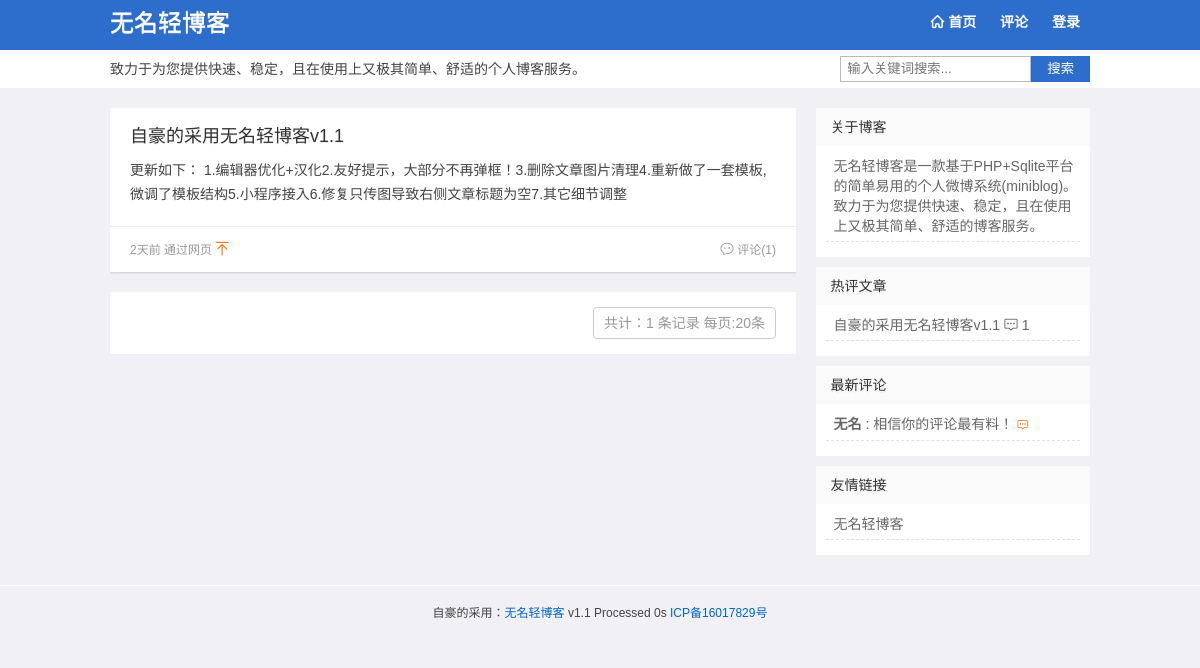
The page / on the database its author committed.
### tables this page shows
CREATE TABLE "Set" (id INT (1), webuser VARCHAR (10), webtitle VARCHAR (20), webdesc VARCHAR (255), plsh INT (1), rewrite INT (1), safecode INT (1), icp VARCHAR (20));

CREATE TABLE Log (id INTEGER PRIMARY KEY AUTOINCREMENT, title VARCHAR (100), sum VARCHAR (200), content TEXT, pic VARCHAR (200), pics VARCHAR (500), fm VARCHAR (20), atime DATETIME DEFAULT (datetime('now', 'localtime')), ist INT (1) DEFAULT (0), num INTEGER DEFAULT (0), pass VARCHAR (32));

CREATE TABLE Wid (id INTEGER PRIMARY KEY AUTOINCREMENT, title VARCHAR (20), html TEXT, ord INT DEFAULT (1));

CREATE TABLE Pl (id INTEGER PRIMARY KEY AUTOINCREMENT, cid INTEGER, pname VARCHAR (20), pcontent VARCHAR (300), rcontent VARCHAR (100), ptime DATETIME DEFAULT (datetime('now', 'localtime')), isn INT DEFAULT (0));

### index.php (called while the page is built, shortened)
<?php
$t1 = microtime(true);
require 'app/class/config.php';
$db = new DbHelpClass();
$p = isset($_GET['p']) ? intval($_GET['p']) : 1;
$act = isset($_GET['act']) ? $_GET['act'] : '';
$s = isset($_GET['s']) ? $_GET['s'] : '';
$file = self();
$per_page = 20;
$start = $per_page * ($p - 1);
$wid = $db->getdata("select * from `Wid` order by ord");
switch ($act) {
    default:
        if (empty($s)) {
            $count = $db->total('`Log`');
            $list = $db->getdata("select * from `Log` order by ist desc,atime desc limit $start,$per_page", array());
        }
        $tpl = 'index.php';
}
include 'assets/'.$template .'/'. $tpl;

### app/class/config.php (called while the page is built, shortened)
<?php
$template = 'qblog';
$admin = isset($_SESSION['admin'])?$_SESSION['admin']:0;
$set = getset();
$webtitle= $set['webtitle'];
$webdesc= $set['webdesc'];
$rewrite = $set['rewrite'];
$icp = $set['icp'];
require_once ROOT_PATH.'assets/'.$template.'/theme.php';
function getset(){
  $db =new DbHelpClass();
  if(empty($_SESSION['set'])){
     $rs = $db->getdata("select * from `Set` where id=1");
     $set = $rs[0];
  }else{
     $set = $_SESSION['set'];
  }
  return $set;
}
function vurl($id){
   global $rewrite;
   $url =  $rewrite?'post-'.$id.'.html':self().'?act=pl&id='.$id;
   return $url;
}
function self(){
    $self = $_SERVER['PHP_SELF'];
    $php_self=substr($self,strrpos($self,'/')+1);
    return $php_self;
}
class DbHelpClass
    {
        private $conn;
        function __construct()
        {
            $path=ROOT_PATH."app/db/log.db";
			try{
			   $this->conn = new PDO('sqlite:'.$path);
			 }
			catch(Exception $errinfo){
				die ("PDO Connection faild.(可能空间不支持pdo_sqlite，详细错误信息：)".$errinfo);
			}
        }
        function getdata($sql,$params=array())
        {
            $bind=$this->conn->prepare($sql);
            $arrKeys=array_keys($params);
            $bind->execute();
            $result=$bind->fetchAll(PDO::FETCH_ASSOC);
            return $result;
        }
        function total($tab_name,$tj='')
           {
             $bind = $this->conn->prepare('SELECT count(id) as c FROM '.$tab_name.' '.$tj);
             $bind->execute();
             $result = $bind->fetchAll();
             return $result[0]['c'];
           }
    }

### assets/qblog/index.php (the view, shortened to what this page needs)
<?php include "head.php";?>
  <div id="content" style="position: relative;">
    <div id="main">
   <?php foreach($list as $v){ ?>
      <div id="log-<?php echo $v['id']; ?>" class="post_list">
	  <?php if($v['title']<>""){?><h2><a href="<?php echo vurl($v['id']); ?>"><?php echo $v['title'];?></a></h2><?php } ?>
      <div class="excerpt">
	  <div class="textPost"><a href="<?php echo vurl($v['id']); ?>"><?php echo $v['sum']; ?></a></div>
	  </div>
	  <div class="meta">
	  <p class="time"><?php echo timeago($v['atime']);?> 通过<?php echo $v['fm']; ?> <?php if($v['ist']==1){ ?><i style="color:#F60;padding-top:2px" class="iconfont">&#xe618;</i><?php } ?></p>
      <p class="navPost"><a href="<?php echo vurl($v['id']);?>"><i class="iconfont">&#xe61e;</i> 评论(<?php echo  $v['num']; ?>)</a>
</p></div></div>
<?php } ?>
	<div class="pagination">
		<span class="info"> 共计：<?php echo $count; ?> 条记录 每页:<?php echo $per_page; ?>条</span><?php echo $pagelist; ?>
	</div>
    </div>
	<?php include ("right.php");?>
  </div>
  </div>
<?php include "foot.php";?>
</body>
</html>

### assets/qblog/head.php (shortened to what this page needs)
<?php if(!defined('wmblog'))exit;?><!DOCTYPE HTML>
<html>
<head>
<link href="assets/<?php echo $template;?>/style.css" rel="stylesheet" type="text/css" />
</head>
<body>
<div id="wrap">
<div id="header">
  <div class="box-m">
    <div class="logo">
      <h2 id="title"><a href="./"><?php echo $webtitle;?></a></h2>
    </div>
    <div id="navigation">
      <ul id="nav">
	    <?php if($rewrite ==1){?>
        <li><a href="index.html"><i class="iconfont">&#xe642;</i> 首页</a></li>
        <li><a href="comment.html">评论</a></li>
		<?php }else{?>
        <li><a href="<?php echo $file;?>"><i class="iconfont">&#xe642;</i> 首页</a></li>
        <li><a href="<?php echo $file;?>?act=plist">评论</a></li>
		<?php }
		 if ($admin ==1) {?>
        <li><a href="<?php echo $file;?>?act=add" title="发布微博">发布</a></li>
		<li><a href="<?php echo $file;?>?act=set" title="设置微博">设置</a></li>
		<li><a href="<?php echo $file;?>?act=wid" title="设置边栏">边栏</a></li>
		<li><a href="<?php echo $file;?>?act=logout" title="退出">退出</a></li>
       <?php }else{ ?>
        <li><a href="<?php echo $file;?>?act=login" title="登陆到微博">登录</a></li>
	   <?php } ?>
      </ul>
    </div>
      </div>
	  <div class="other box-m">
	   <div class="desc"><?php echo $webdesc;?></div>
	   <form method="get" class="search-form" action="<?php echo $file;?>"> <input class="search-text" name="s" autocomplete="off" placeholder="输入关键词搜索..." required="required" type="text" value="<?php echo $s;?>"> <button class="search-submit" alt="搜索" type="submit">搜索</button></form>
	   </div>
</div>

### assets/qblog/right.php
<?php if(!defined('wmblog'))exit; ?><div id="sidebar">
     <div class="sidebar">
	  <?php foreach($wid as $v){?>
      <div class="widget">
        <h3><?php echo $v['title'];?></h3>
		<?php if($v['html']	==='topic'){?>
           <ul class="topic"><?php echo topic(10);?> </ul>
	    <?php }elseif ($v['html']	==='comment'){?>
           <ul class="comment"><?php echo comment(10);?></ul>
		<?php }else{?>
		  <ul><?php echo $v['html'];?></ul>
		<?php } ?>
      </div>
	 <?php } ?>
	 </div>
</div>

### assets/qblog/theme.php (shortened to what this page needs)
<?php
function topic($n){
	global $db;
	$str = '';
    $rs =  $db->getdata("select id,title,sum,num from `Log` order by num desc limit 0,$n");
	foreach($rs as $v){
		if(empty($v['title'])){
		  $title = mb_substr(strip_tags($v['sum']),0,14,'utf-8');
		  if(empty($title)) {$title = '#图片分享';}
		}else{
		   $title = $v['title'];
		}
	  $str .= '<li><a href="'. vurl($v['id']) .'">'.$title.'</a> <i class="iconfont">&#xe654;</i> '.$v['num'].'</li>';
	}
   return $str;
}
function comment($n){
  	global $db,$template;
	$str = '';
    $rs =  $db->getdata("select id,cid,pname,pcontent,rcontent,isn from `Pl` order by id desc limit 0,$n");
	foreach($rs as $v){
		if($v['isn'] == 1){
		  $pcontent = '评论审核中';
		}else{
		  $pcontent = mb_substr($v['pcontent'],0,12,'utf-8');
		}
	  $str .= '<li><a href="'. vurl($v['cid']) .'#Com-'.$v['id'].'"><strong>'.$v['pname'].'</strong> : '.$pcontent.'</a>';
	  if(!empty($v['rcontent'])) {$str .= ' <i class="iconfont" style="color:#F60;font-size:11px">&#xe654;</i>';}
       $str .='</li>';
	}
   return $str;
}
 function timeago($ptime) {
        $ptime = strtotime($ptime);
        $etime = time() - $ptime;
        $interval = array (
            12 * 30 * 24 * 60 * 60  =>  '年前 ('.date('Y-m-d', $ptime).')',
            30 * 24 * 60 * 60       =>  '个月前 ('.date('m-d', $ptime).')',
            7 * 24 * 60 * 60        =>  '周前 ('.date('m-d', $ptime).')',
            24 * 60 * 60            =>  '天前',
            60 * 60                 =>  '小时前',
            60                      =>  '分钟前',
            1                       =>  '秒前'
        );
        foreach ($interval as $secs => $str) {
            $d = $etime / $secs;
            if ($d >= 1) {
                $r = round($d);
                return $r . $str;
            }
        }
}
?>

### assets/qblog/foot.php (shortened to what this page needs)
<?php if(!defined('wmblog'))exit; ?><div id="footer">自豪的采用：<a href="http://www.4jax.net">无名轻博客</a> <?php echo VER;?>  Processed <?php $t2 = microtime(true); echo round($t2-$t1,3); ?>s <a href="http://www.miitbeian.gov.cn/" rel="nofollow" target="_blank"><?php echo $icp;?></a></div>

### assets/qblog/style.css (style rules this page uses)
body,h1,h2,h3,p,blockquote,dl,dt,dd,ul,ol,li,button,input,textarea { margin: 0; padding: 0 }
body { font: 14px/24px Microsoft YaHei,Tahoma,Arial; background: #f0f0f5; display: block; cursor: default; color: #444; -webkit-font-smoothing: antialiased }
.iconfont { font-family: "iconfont";font-size: 14px;font-style: normal; }
h1,h2,h3 { font-weight: 500;text-shadow: 0 1px 0 #EEE }
a { color: #444;text-decoration: none }
ol,ul,li { list-style: none }
input,textarea,button { outline: 0 }
input[type^="email"],input[type^="text"],input[type^="password"],textarea { border: 1px solid #bbb; }
input { vertical-align: middle }
*,::after,::before { box-sizing: border-box; }
.box-m { width: 980px;margin:0 auto;position:relative; }
#header { background: #2d6dcc;background-color: rgb(45, 109, 204);width: 100%;margin-bottom: 20px;position: relative;z-index: 100;border-bottom: 38px solid #FFF;height: 88px; }
#content { width: 980px;margin: 0 auto;overflow: hidden;padding-bottom: 20px; }
#main { width: 70%;float: left;overflow: hidden }
#sidebar { width: 28%;float: right;overflow: hidden }
#footer { text-align: center;font-size: 12px;padding: 15px 0;border-top: 1px solid #FFF; }
#header .logo { float: left;margin-top:10px;line-height: 26px;font-size: 14px;position: absolute }
#header .logo a { color: #fff;font-size:24px }
#navigation { position:absolute;right:0;top:10px; }
#nav { display:block; }
#nav li { list-style: none;padding: 0;margin: 0;display: inline }
#nav li { padding: 6px 10px; }
#nav li a { display: inline-block;color: #fff;text-decoration: none;font-size: 14px;font-weight: bold; }
.desc,.search-form { display: block;position: absolute;top: 50px;height: 38px;line-height: 38px; }
.desc { left:0; }
.search-form { right:0;padding:6px 0; }
.search-text { float: left;border-right: 0;padding: 0 6px;height: 26px;line-height: 26px;border-radius: 0; }
.search-submit { cursor: pointer;float: left;line-height: 26px;height: 26px;background: #2d6dcc;color: #FFF;padding: 0 16px;text-align: center;border-radius: 0;border: 0; }
.post_list { margin-bottom: 20px;padding: 15px 20px 10px 20px;background-color: #FFF;box-shadow: 0 1px 2px #CCC;overflow: hidden }
.post_list h2 { overflow: hidden;text-overflow: ellipsis }
.post_list h2 a { color: #333;font-size: 18px;overflow: hidden;white-space: nowrap }
.info { color: #999; }
.excerpt { margin-top: 10px;line-height: 24px }
.meta { font-size: 12px;clear: both;overflow: hidden;white-space: nowrap;text-overflow: ellipsis;color: #999;border-top: 1px solid #EEE;margin: 20px -30px 0 -30px;padding: 10px 30px 0 30px }
.post_list .time,#article .time { font-size:12px;color:#999999;float:left }
.navPost { float:right; }
.navPost a { font-size:12px; }
.meta a { color: #999 }
.pagination { float: right;text-align:right;background-color: #fff;padding: 15px;width:100%; }
.pagination span,.pagination a { text-align: center;display: inline-block;text-decoration: none;border: 1px #CCC solid;padding:3px 10px;margin-left: -1px;box-sizing: border-box; }
.pagination .info { margin-right:5px;border-radius: 4px; }
.sidebar { box-shadow: 0 1px 2px #CCC;overflow: hidden; }
.widget { background-color: #FFF;margin-bottom: 10px;color: #666;overflow: hidden }
.widget a { color: #666 }
.widget h3 { padding: 0 15px;font-size: 14px;line-height: 38px;color: #333;font-size: 14px;text-shadow: 0 2px 0 #EEE;background: #fafafa; }
.widget ul { padding : 10px }
.widget li { line-height: 20px;padding: 0 0 5px 8px;margin-bottom: 5px;border-bottom: 1px dashed #e0e0e0 }
.comment { overflow: hidden; }
#footer a { color: #06C }

### rows shown on the page
set: webtitle "无名轻博客", webdesc "致力于为您提供快速、稳定，且在使用上又极其简单、舒适的个人博客服务。", icp "ICP备16017829号"
log: title "自豪的采用无名轻博客v1.1", sum "更新如下： 1.编辑器优化+汉化2.友好提示，大部分不再弹框！3.删除文章图片清理4.重新做了一套模板,微调了模板结构5.小程序接入6.修复只传图导致右侧文章标题为空7.其它细节调整", atime "2天前", fm "网页", ist 1 (drawn), num "1"
wid: title "关于博客", html "无名轻博客是一款基于PHP+Sqlite平台的简单易用的个人微博系统(miniblog)。致力于为您提供快速、稳定，且在使用上又极其简单、舒适的博客服务。"
wid: title "热评文章"
wid: title "最新评论"
pl: pname "无名", pcontent "相信你的评论最有料！"
wid: title "友情链接", html "无名轻博客"

### other values the page prints
$count "1"
$per_page "20"
VER "v1.1"
